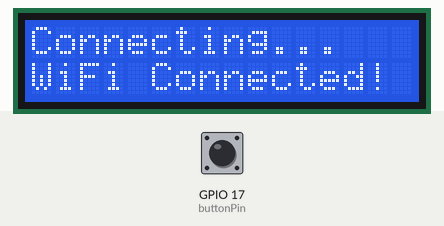
The sketch below on a simulated ESP32. Shown: 16×2 character LCD. The test bench sets the inputs (shaded band); at power-on: GPIO 17 (buttonPin) HIGH. WiFi joins after 1.5 s; servers stay silent unless stated; uploads are accepted with an empty reply; what the sketch prints to the serial monitor is not drawn.

Above: at 2.1 s.
At 5.3 s:
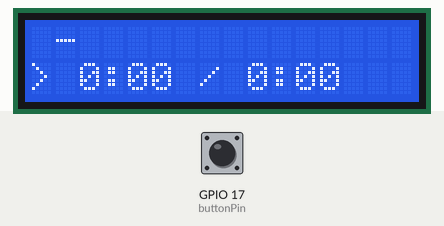
5.4 s: GPIO 17 (buttonPin) pulled LOW for 0.25 s
At 6.26 s:
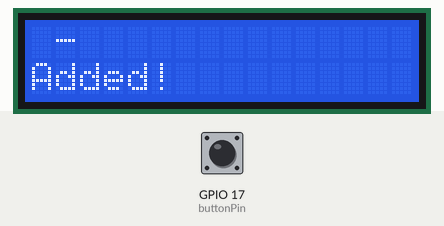
7.8 s: GPIO 17 (buttonPin) pulled LOW for 1 s
11.1 s: GPIO 17 (buttonPin) pulled LOW for 3.2 s
Timing chart, 0 to 14.1 s (numbered marks = the images above; inputs shaded):
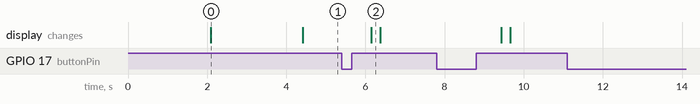

The sketch:

main.ino
```cpp
#include <WiFi.h>
#include <HTTPClient.h>
#include <ArduinoJson.h>
#include "Spotify.h"
#include <LiquidCrystal_I2C.h>

// WiFi Credentials
const char* ssid = "WIFI_SSID";
const char* password = "WIFI_PASSWORD";

// LCD Setup
LiquidCrystal_I2C lcd(0x27, 16, 2); // I2C address, columns, rows
const int buttonPin = 17; // GPIO pin for the button

// Button state setup
bool buttonPressed = false;
bool buttonPressed_old = false;

// Spotify API
const char* access_token = "PASTE_ACCESS_TOKEN_HERE";

void setup() {
  // Initialize serial monitor
  Serial.begin(115200);

  // Initialize LCD
  lcd.init();
  lcd.backlight();
  lcd.setCursor(0, 0);
  lcd.print("Connecting...");

  // Connect to WiFi
  WiFi.begin(ssid, password);
  while (WiFi.status() != WL_CONNECTED) {
    delay(1000);
    Serial.println("Connecting to WiFi...");
  }
  lcd.setCursor(0, 1);
  lcd.print("WiFi Connected!");
  delay(2000);
  pinMode(buttonPin, INPUT_PULLUP);
  delay(100); // Allow time for the button pin state to stabilize
  buttonPressed = digitalRead(buttonPin); // Initialize with stable state
  buttonPressed_old = buttonPressed;
}

void scrollText(String text, String otherText, int row) {
  // If text length <= 16, scroll the line
  if (text.length() <= 16) {
    lcd.setCursor(0, row);
    lcd.print(text);
    lcd.setCursor(0, 1);
    lcd.print(otherText.substring(0, 16));
    buttonPressed = digitalRead(buttonPin);
    return;
  }
  // Scroll text
  for (int i = 0; i < text.length() - 16 + 1; i++) {
    lcd.setCursor(0, row);
    lcd.print(text.substring(i, i + 16));
    lcd.setCursor(0, 1);
    lcd.print(otherText.substring(0, 16));
    buttonPressed = digitalRead(buttonPin);
    delay(200);
  }
}

void loop() {
  if (WiFi.status() == WL_CONNECTED) {
    String request = getCurrentPlay(access_token);
    DynamicJsonDocument doc(1024);
    deserializeJson(doc, request);

    // Parse data needed
    const char* trackName = doc["item"]["name"];
    const char* trackId = doc["item"]["id"];
    const char* artistName = doc["item"]["artists"][0]["name"];
    bool isPlaying = doc["is_playing"];
    int progressMs = doc["progress_ms"];
    int durationMs = doc["item"]["duration_ms"];

    // Convert milliseconds to minutes:seconds
    int progressMinutes = (progressMs / 1000) / 60, progressSeconds = (progressMs / 1000) % 60;
    int durationMinutes = (durationMs / 1000) / 60, durationSeconds = (durationMs / 1000) % 60;

    // Prepare display strings
    String line1 = String(artistName) + " - " + String(trackName);
    String line2 = (isPlaying ? "|| " : "> ") +
                   String(progressMinutes) + ":" + (progressSeconds < 10 ? "0" : "") + String(progressSeconds) +
                   " / " +
                   String(durationMinutes) + ":" + (durationSeconds < 10 ? "0" : "") + String(durationSeconds);

    lcd.clear();
    scrollText(line1, line2, 0); // Scroll long text on the first line

    if (buttonPressed == 1 && buttonPressed_old == 0) {
      Serial.println("button pressed");
      lcd.setCursor(0, 1);
      Serial.println("Adding to Liked...");

      // Add track to playlist
      int add = addTrackToLiked(access_token, trackId);
      delay(200);
      lcd.setCursor(0, 1);
      lcd.print("Added!          ");
    }
    buttonPressed_old = buttonPressed;
  }
  delay(1);
}
```

spotify.cpp
```cpp
#include "spotify.h"
#include <WiFi.h>
#include <HTTPClient.h>
#include <base64.h>
#include <ArduinoJson.h>

String getCurrentPlay(String accessToken) {
  const char* apiUrl = "https://api.spotify.com/v1/me/player/currently-playing";
  HTTPClient http;
  http.begin(apiUrl);
  http.addHeader("Authorization", String("Bearer ") + accessToken);
  String err = "error";
  int httpResponseCode = http.GET();
  DynamicJsonDocument doc(1024);
  if (httpResponseCode == 200) {
    String payload = http.getString();
    Serial.println("getCurrentPlay : " + String(httpResponseCode));
    return payload;
  } else {
    Serial.println("Error fetching data:");
    Serial.println(httpResponseCode);
    return err;
  }
  http.end();
}

int addTrackToLiked(String accessToken, const char* trackId) {
  String url = "https://api.spotify.com/v1/me/tracks?ids="+String(trackId);
  HTTPClient http;
  http.begin(url);
  String auth = "Bearer " + String(accessToken);
  http.addHeader("Authorization",auth);
  http.addHeader("Content-Type","application/json");
  char requestBody[] = "{\"ids\":[\"string\"]}";
  int httpResponseCode = http.PUT(requestBody);
  bool success = false;

  // Check if the request was successful
  if (httpResponseCode == 200) {
    Serial.println("added track to liked songs");
    success = true;
  }
  else {
    Serial.print("Error adding to liked songs: ");
    Serial.println(httpResponseCode);
    String response = http.getString();
    Serial.println(response);
  }
  http.end();
  return success;
}
```

spotify.h
```cpp
#ifndef SPOTIFY_AUTH_H
#define SPOTIFY_AUTH_H

#include <Arduino.h>

String getCurrentPlay(String accessToken);
int addTrackToLiked(String accessToken, const char* trackUri);

#endif
```

Measured:
- after the input at 5.4 s, the display: changes after 0.75 s (image 2)
- what the display in image 0 shows lasts 2.3 s, from 2.1 s to 4.4 s
